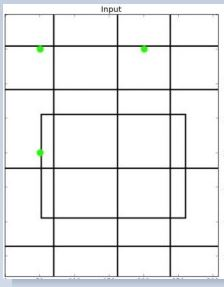
//> input picture Chapter7/images/drawing.JPG, 224 x 287 px
$ ./03_hough_line   (built with g++ and OpenCV 4)
//> lines starting //> are read from the running program, lines starting //| are printed output that depends on the picture; after the words box and inside, x2 and y2 are one past the last pixel; in counts of white or black regions, pixels touching at a corner belong together
#include <cmath>
#include <iostream>
#include "opencv2/opencv.hpp"

using namespace std;
using namespace cv;
using namespace cv::cuda;


int main()
{
    Mat h_image = imread("images/drawing.JPG",0);
//> h_image: 287 rows x 224 cols, CV_8UC1; min 0, max 255, mean 237.6
    if (h_image.empty())
    {
        cout << "can not open image"<< endl;
        return -1;
    }

    Mat h_edge;
    cv::Canny(h_image, h_edge, 100, 200, 3);
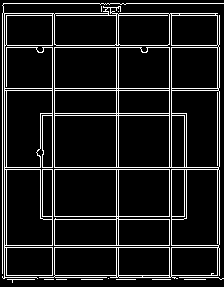
//> h_edge: 287 rows x 224 cols, CV_8UC1; 10.4% white in thin lines or dots

    Mat h_imagec;
    cv::cvtColor(h_edge, h_imagec, COLOR_GRAY2BGR);
//> h_imagec: 287 rows x 224 cols, CV_8UC3; 10.4% white in thin lines or dots
    Mat h_imageg = h_imagec.clone();
    vector<Vec4i> h_lines;
    {
        const int64 start = getTickCount();
        HoughLinesP(h_edge, h_lines, 1, CV_PI / 180, 50, 60, 5);
//> h_lines = 32 lines (x1, y1, x2, y2), first 8: [171, 276, 171, 13], [217, 277, 217, 13], [169, 279, 169, 14], [54, 276, 54, 14], [118, 279, 118, 3], [4, 278, 4, 13], [219, 278, 219, 15], [116, 279, 116, 3]
        const double time_elapsed = (getTickCount() - start) / getTickFrequency();
        cout << "CPU Time : " << time_elapsed * 1000 << " ms" << endl;
        cout << "CPU FPS : " << (1/time_elapsed) << endl;
    }

    for (size_t i = 0; i < h_lines.size(); ++i)
    {
        Vec4i line_point = h_lines[i];
        line(h_imagec, Point(line_point[0], line_point[1]), Point(line_point[2], line_point[3]), Scalar(0, 0, 255), 2, LINE_AA);
    }
//> this loop made 32 passes
//> line_point on passes 1 to 12: [171, 276, 171, 13], [217, 277, 217, 13], [169, 279, 169, 14], [54, 276, 54, 14], [118, 279, 118, 3], [4, 278, 4, 13], [219, 278, 219, 15], [116, 279, 116, 3], [2, 277, 2, 13], [52, 279, 52, 13], [6, 277, 6, 13], [3, 3, 223, 3]
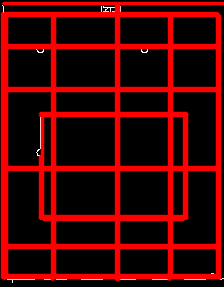
//> h_imagec: 287 rows x 224 cols, CV_8UC3; mean B, G, R 0.8, 0.8, 69.6

    GpuMat d_edge, d_lines;
//> (the run ends here: the program stops with an error, at `d_edge.upload(h_edge);`)

$ run again, with Chapter7/images/object1.jpg copied over Chapter7/images/drawing.JPG
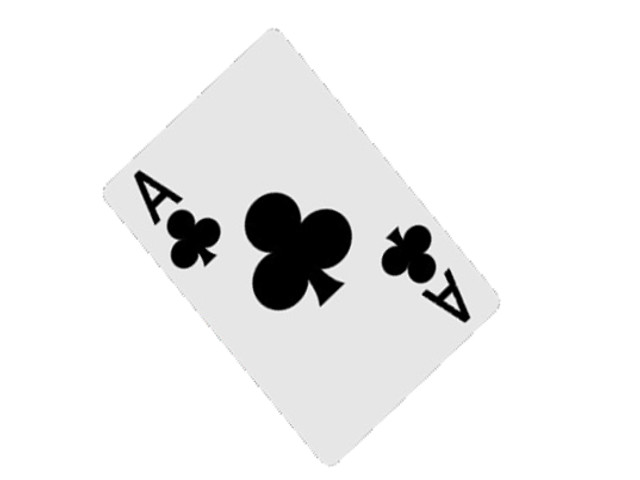
//> input picture Chapter7/images/object1.jpg, 640 x 480 px
//> `cv::Canny(h_image, h_edge, 100, 200, 3);`:
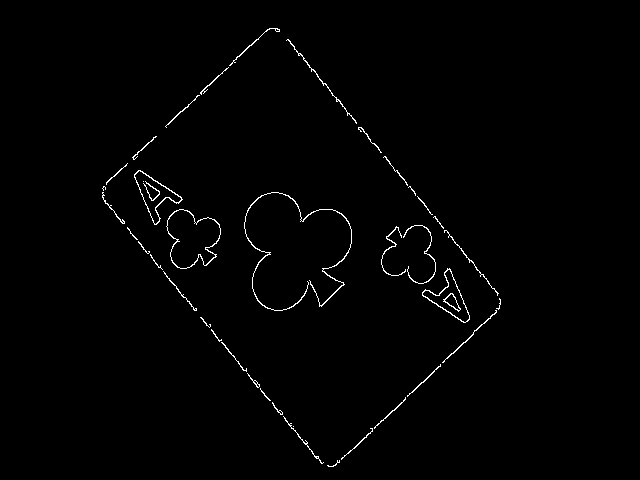
//> h_edge: 480 rows x 640 cols, CV_8UC1; 1% white in thin lines or dots, all inside (x1, y1, x2, y2) = (102, 28, 501, 467)
//> h_lines = 6 lines (x1, y1, x2, y2): [331, 93, 463, 251], [412, 392, 499, 308], [220, 340, 292, 428], [124, 223, 194, 310], [287, 39, 368, 136], [437, 221, 497, 293]
//> the loop `for (size_t i = 0; i < h_lines.size(); ++i)` made 6 passes
//> after the loop `for (size_t i = 0; i < h_lines.size(); ++i)`:
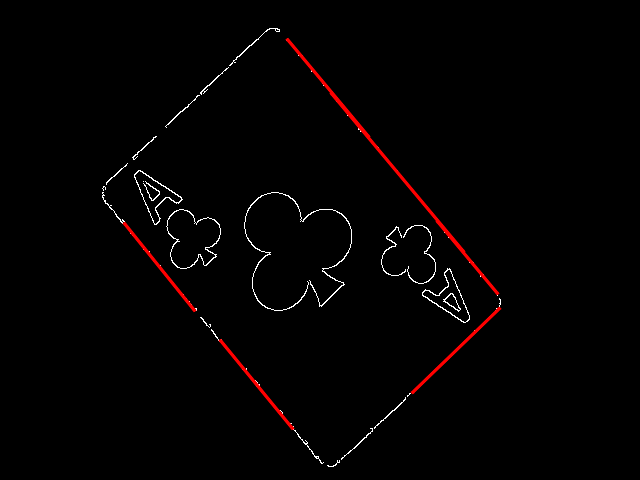
//> h_imagec: 480 rows x 640 cols, CV_8UC3; mean B, G, R 1.9, 1.9, 3.8

$ run again, with Chapter7/images/scene1.jpg copied over Chapter7/images/drawing.JPG
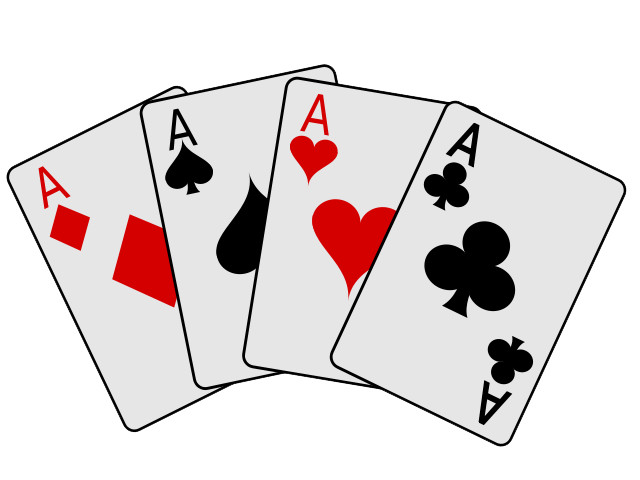
//> input picture Chapter7/images/scene1.jpg, 640 x 480 px
//> `cv::Canny(h_image, h_edge, 100, 200, 3);`:
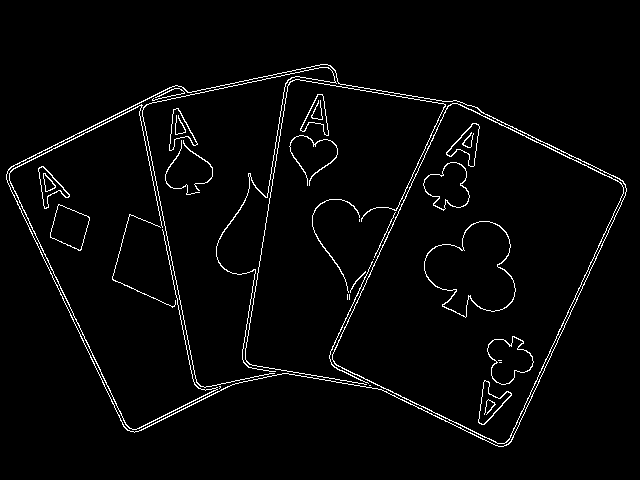
//> h_edge: 480 rows x 640 cols, CV_8UC1; 2.8% white in thin lines or dots, all inside (x1, y1, x2, y2) = (6, 64, 627, 447)
//> h_lines = 37 lines (x1, y1, x2, y2), first 8: [245, 355, 290, 71], [510, 442, 589, 273], [452, 101, 625, 185], [505, 445, 625, 187], [330, 359, 450, 101], [125, 109, 330, 65], [330, 361, 503, 446], [377, 388, 495, 445]
//> the loop `for (size_t i = 0; i < h_lines.size(); ++i)` made 37 passes
//> after the loop `for (size_t i = 0; i < h_lines.size(); ++i)`:
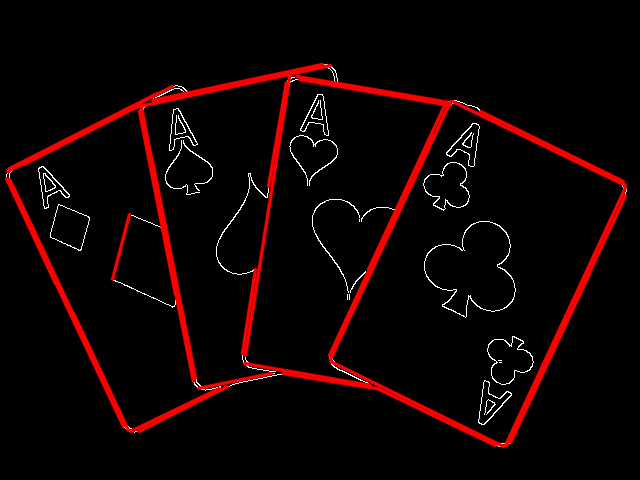
//> h_imagec: 480 rows x 640 cols, CV_8UC3; mean B, G, R 2.8, 2.8, 15.9
